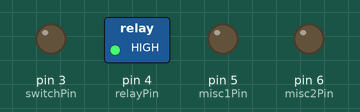
This sketch was run on a simulated Arduino Uno, built with avr-gcc and run on an emulated ATmega328P. On the bench: switched loads named in the sketch (green lamp = pin HIGH), output pins drawn as LEDs (lit = HIGH). The local clock reads 2024-03-15 10:24:30 at power-on unless the sketch sets it; what the sketch prints to the serial monitor is not drawn.

Above: at 0.1 s.
At 1.1 s:
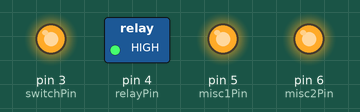
At 2.1 s:
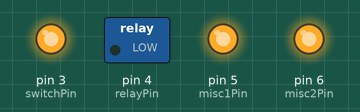
Timing chart, 0 to 3.6 s (numbered marks = the images above):
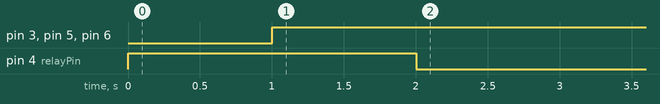

Measured:
- by itself, pin 3 (switchPin), pin 5 (misc1Pin), pin 6 (misc2Pin): LOW → HIGH at 1.0 s
- by itself, pin 4 (relayPin): LOW → HIGH at 0.00 s, → LOW 2.0 s later

The sketch:

fliflop2.ino
```cpp
#include <Wire.h>
#include <Time.h>
#include <DS1307RTC.h>

#define switchPin 3
#define relayPin 4
#define misc1Pin 5
#define misc2Pin 6

boolean state = true;
boolean on = true;

void setup() {
  Serial.begin(9600);
  pinMode(relayPin, OUTPUT);
  pinMode(switchPin, OUTPUT);
  pinMode(misc1Pin, OUTPUT);
  pinMode(misc2Pin, OUTPUT);
  digitalWrite(relayPin, LOW);
  digitalWrite(switchPin, LOW);
  digitalWrite(misc1Pin, LOW);
  digitalWrite(misc2Pin, LOW);
}

void loop() {
  tmElements_t tm;
  RTC.read(tm);
  Serial.println(tm.Hour);
  on = checkClock(tm.Hour);
  if(on==true) { switch1();
  }else{ switch2(); }
  delay(1000);
}

boolean checkClock(int t) {
  if(t<19 && t>6) return false;
  return true;
}

void switch1() {
  if (state != on) {
  digitalWrite(relayPin, HIGH);
  delay(1000);
  digitalWrite(switchPin, LOW);
  digitalWrite(misc1Pin, LOW);
  digitalWrite(misc2Pin, LOW);
  delay(1000);
  state = true;
  digitalWrite(relayPin, LOW);
  }
}

void switch2() {
  if (state != on) {
  digitalWrite(relayPin, HIGH);
  delay(1000);
  digitalWrite(switchPin, HIGH);
  digitalWrite(misc1Pin, HIGH);
  digitalWrite(misc2Pin, HIGH);
  delay(1000);
  state = false;
  digitalWrite(relayPin, LOW);
  }
}
```
